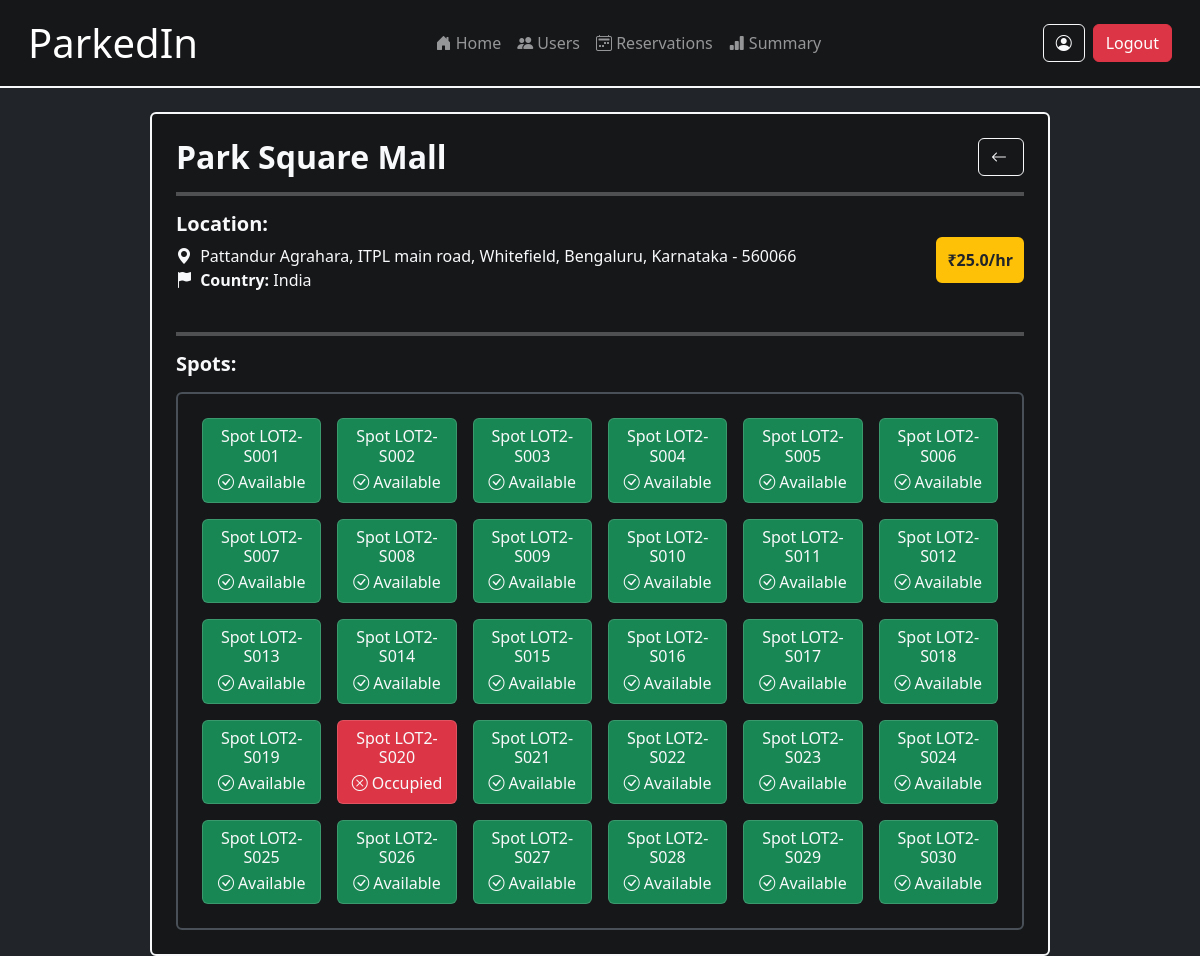
The page /admin/view_lot/2 (signed in) on the database its author committed.
### models.py (models this page shows)
class ParkingLot(db.Model):
    id = db.Column(db.Integer, primary_key=True)
    prime_location_name = db.Column(db.String(128), nullable=False)
    address_id = db.Column(db.Integer, db.ForeignKey('address.id'), unique=True, nullable=False)
    price_per_hour = db.Column(db.Float, nullable=False)
    max_spots = db.Column(db.Integer, nullable=False)
    created_at = db.Column(db.DateTime, default=datetime.utcnow)
    updated_at = db.Column(db.DateTime, default=datetime.utcnow, onupdate=datetime.utcnow)
    spots = db.relationship('ParkingSpot', backref='lot', lazy=True, cascade='all, delete-orphan')
    address = db.relationship('Address', backref=db.backref('parking_lot', uselist=False), lazy=True)

class Address(db.Model):
    id = db.Column(db.Integer, primary_key=True)
    house_number = db.Column(db.String(32), nullable=True)
    address = db.Column(db.String(128), nullable=False)
    city = db.Column(db.String(64), nullable=False)
    district = db.Column(db.String(64), nullable=True)
    state = db.Column(db.String(64), nullable=False)
    country = db.Column(db.String(64), nullable=False, default="India")
    pincode = db.Column(db.String(6), nullable=False)

class ParkingSpot(db.Model):
    id = db.Column(db.Integer, primary_key=True)
    lot_id = db.Column(db.Integer, db.ForeignKey('parking_lot.id'), nullable=False)
    spot_number = db.Column(db.String(16), nullable=False)
    status = db.Column(db.String(1), default='A', nullable=False)  # 'A' for available, 'O' for occupied
    created_at = db.Column(db.DateTime, default=datetime.utcnow)
    updated_at = db.Column(db.DateTime, default=datetime.utcnow, onupdate=datetime.utcnow)
    reservations = db.relationship('Reservation', backref='spot', lazy=True, cascade='all, delete-orphan')

### routes/admin_routes.py (the view)
@admin_bp.route('/view_lot/<int:lot_id>', methods=['GET'])
@admin_required
def view_lot(lot_id):
    user_logged_in = 'user_id' in session
    lot = ParkingLot.query.get(lot_id)
    current_time = datetime.utcnow()
    return render_template('admin/view_lot.html', user_logged_in=user_logged_in, lot=lot, current_time=current_time)

### templates/admin/view_lot.html (shortened to what this page needs)
{% extends 'layout.html' %}
{% block content %}
<div class="d-flex justify-content-center align-items-start mt-4">
    <div class="w-75 border border-light border-2 rounded p-4 bg-secondary-subtle text-light">
        <div class="d-flex justify-content-between align-items-center mb-3">
            <h2 class="fw-bold mb-0">{{ lot.prime_location_name }}</h2>
            <a href="{{ url_for('user.profile') }}" class="btn btn-outline-light">
                <i class="bi bi-arrow-left me-1"></i>
            </a>
        </div>
        <hr class="border border-light border-2">
        <div class="d-flex justify-content-between align-items-center">
            <div class="mb-2">
                <h5 class="fw-semibold mb-2">Location:</h5>
                <p class="mb-0">
                    <i class="bi bi-geo-alt-fill me-1"></i>
                    {{ lot.address.address }}, {{ lot.address.city }}, {{ lot.address.state }} - {{ lot.address.pincode }}
                </p>
                <p>
                    <i class="bi bi-flag-fill me-1"></i>
                    <strong>Country:</strong> {{ lot.address.country or "India" }}
                </p>
            </div>
            <div class="mb-2">
                <div class="border border-warning border-3 rounded p-2 bg-warning text-dark fw-semibold d-inline-block">
                    ₹{{ lot.price_per_hour }}/hr
                </div>
            </div>
        </div>
        <hr class="border border-light border-2">
        <h5 class="fw-semibold mb-3">Spots:</h5>
        <div class="border border-light-subtle border-2 rounded p-4 bg-secondary-subtle">
            <div class="row row-cols-2 row-cols-sm-3 row-cols-md-4 row-cols-lg-6 g-3">
                {% for spot in lot.spots %}
                    <div class="col">
                        {% if spot.status == 'A' %}
                            <a href=""
                               class="card text-center text-light text-decoration-none"
                               style="background-color: #198754; cursor: pointer;">
                                <div class="card-body py-2 px-1">
                                    <h6 class="mb-1">Spot {{ spot.spot_number }}</h6>
                                    <span><i class="bi bi-check-circle me-1"></i>Available</span>
                                </div>
                            </a>
                        {% else %}
                            <a href="#"
                               class="card text-center text-light text-decoration-none"
                               style="background-color: #dc3545; cursor: pointer;"
                               data-bs-toggle="modal" data-bs-target="#spotModal{{ spot.id }}">
                                <div class="card-body py-2 px-1">
                                    <h6 class="mb-1">Spot {{ spot.spot_number }}</h6>
                                    <span><i class="bi bi-x-circle me-1"></i>Occupied</span>
                                </div>
                            </a>
                        {% endif %}
                    </div>
                {% endfor %}
            </div>
        </div>
    </div>
</div>
{% endblock %}

### rows shown on the page
ParkingLot: prime_location_name "Park Square Mall", price_per_hour "25.0"
Address: address.address "Pattandur Agrahara, ITPL main road, Whitefield", address.city "Bengaluru", address.state "Karnataka", address.pincode "560066", address "India"
ParkingSpot: spot_number "LOT2-S001"
ParkingSpot: spot_number "LOT2-S002"
ParkingSpot: spot_number "LOT2-S003"
ParkingSpot: spot_number "LOT2-S004"
ParkingSpot: spot_number "LOT2-S005"
ParkingSpot: spot_number "LOT2-S006"
ParkingSpot: spot_number "LOT2-S007"
ParkingSpot: spot_number "LOT2-S008"
ParkingSpot: spot_number "LOT2-S009"
ParkingSpot: spot_number "LOT2-S010"
ParkingSpot: spot_number "LOT2-S011"
ParkingSpot: spot_number "LOT2-S012"
ParkingSpot: spot_number "LOT2-S013"
ParkingSpot: spot_number "LOT2-S014"
ParkingSpot: spot_number "LOT2-S015"
ParkingSpot: spot_number "LOT2-S016"
ParkingSpot: spot_number "LOT2-S017"
ParkingSpot: spot_number "LOT2-S018"
ParkingSpot: spot_number "LOT2-S019"
ParkingSpot: spot_number "LOT2-S020"
ParkingSpot: spot_number "LOT2-S021"
ParkingSpot: spot_number "LOT2-S022"
ParkingSpot: spot_number "LOT2-S023"
ParkingSpot: spot_number "LOT2-S024"
ParkingSpot: spot_number "LOT2-S025"
ParkingSpot: spot_number "LOT2-S026"
ParkingSpot: spot_number "LOT2-S027"
ParkingSpot: spot_number "LOT2-S028"
ParkingSpot: spot_number "LOT2-S029"
ParkingSpot: spot_number "LOT2-S030"
